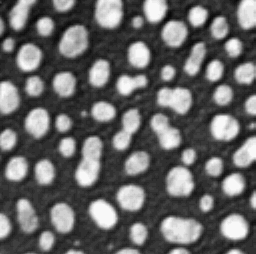
#> input picture demo/blobs.tif, 256 x 254 px
$ jupyter execute --allow-errors Untitled.ipynb
#> lines starting #> are read from the running program, lines starting #| are printed output that depends on the picture
### pyclesperanto/__init__.py
import warnings

from ._array import (
    Array,
    Image,
    _patch_array_class,
    is_image,
)
from ._backend import (
    _get_backend,
    get_backend_name,
    list_available_backends,
    select_backend,
)
from ._categories import categories
from ._version import CLIC_VERSION as __clic_version__
from ._version import COMMON_ALIAS as __common_alias__
from ._version import VERSION as __version__


def _lazy_init():
    """Initialize the backend and patch the Array class.

    Called on first actual use. Safe to call multiple times.
    """
    try:
        _get_backend()
#> (this line was passed over: pyclesperanto is not available in this run)
    except RuntimeError:
        warnings.warn(
            "No pyclesperanto backend installed.\n"
            "Install one with:\n"
            "  pip install pyclesperanto[opencl]   # for OpenCL\n"
            "  pip install pyclesperanto[cuda]     # for CUDA\n"
            "  pip install pyclesperanto[metal]    # for Metal\n"
            "  pip install pyclesperanto[all]      # for All backends\n",
            RuntimeWarning,
        )
        return False
    _patch_array_class()
#> (this line was passed over: pyclesperanto is not available in this run)
    return True


# Try initializing — if a backend is available, patch everything
_backend_available = _lazy_init()

if _backend_available:
    from . import __experimental__

    # Re-import Array/Image after patching so that cle.Array has the real class
    from ._array import Array, Image  # noqa: F811

    # Auto-select a default device
    from ._core import (
        Device,
        _default_initialisation,
        available_device_names,
        cl_info,
        get_device,
        info,
        list_available_devices,
        select_device,
        set_wait_for_kernel_finish,
        wait_for_kernel_to_finish,
    )
    from ._execute import evaluate, execute, native_execute
    from ._functionalities import imshow, operation, operations
    from ._memory import (
        arange,
        asarray,
        create,
        create_labels_like,
        create_like,
        empty,
        empty_like,
        eye,
        from_array,
        from_dlpack,
        full,
        full_like,
        linspace,
        ones,
        ones_like,
        pull,
        push,
        zeros,
        zeros_like,
    )
    from ._tier1 import *
    from ._tier2 import *
    from ._tier3 import *
    from ._tier4 import *
    from ._tier5 import *
    from ._tier6 import *
    from ._tier7 import *
    from ._tier8 import *

    from ._interroperability import *  # isort:skip

    from . import _fft as fft
    from . import _transform as transform
    from ._transform import AffineTransform

    _default_initialisation()
#> (this line was passed over: pyclesperanto is not available in this run)

__all__ = [
    "Array",
    "Image",
    "__clic_version__",
    "__common_alias__",
    "__version__",
    "categories",
    "get_backend_name",
    "is_image",
    "list_available_backends",
    "select_backend",
]

if _backend_available:
    import importlib as _importlib

    __all__ += [
        "AffineTransform",
        "Device",
        "__experimental__",
        "arange",
        "asarray",
        "available_device_names",
        "cl_info",
        "create",
        "create_labels_like",
        "create_like",
        "empty",
        "empty_like",
        "evaluate",
        "execute",
        "eye",
        "fft",
        "from_array",
        "from_dlpack",
        "full",
        "full_like",
        "get_device",
        "imshow",
        "info",
        "linspace",
        "list_available_devices",
        "native_execute",
        "ones",
        "ones_like",
        "operation",
        "operations",
        "pull",
        "push",
        "select_device",
        "set_wait_for_kernel_finish",
        "transform",
        "wait_for_kernel_to_finish",
        "zeros",
        "zeros_like",
    ]

    for _tier_name in [
        "_tier1",
        "_tier2",
        "_tier3",
        "_tier4",
        "_tier5",
        "_tier6",
        "_tier7",
        "_tier8",
    ]:
        _tier_module = _importlib.import_module(
            f".{_tier_name}", package="pyclesperanto"
        )
        if hasattr(_tier_module, "__all__"):
            __all__ += _tier_module.__all__
    del _importlib, _tier_name, _tier_module

### user_docs/Untitled.ipynb
[cell 1]
from skimage.io import imread
from pyclesperanto import Clesperanto

#> (the rest of this cell did not finish here and is left out)

[cell 2]
image = imread("../demo/blobs.tif")
#> image is the input picture: shape (254, 256); min 8, max 248, mean 103.3

#> (the rest of this cell did not finish here and is left out)

[cell 3]
flipped = image[::-1]
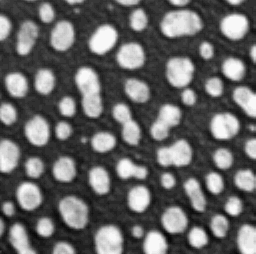
#> flipped: shape (254, 256); min 8, max 248, mean 103.3
#> (the rest of this cell did not finish here and is left out)

#> (a cell that did not finish here is left out)
